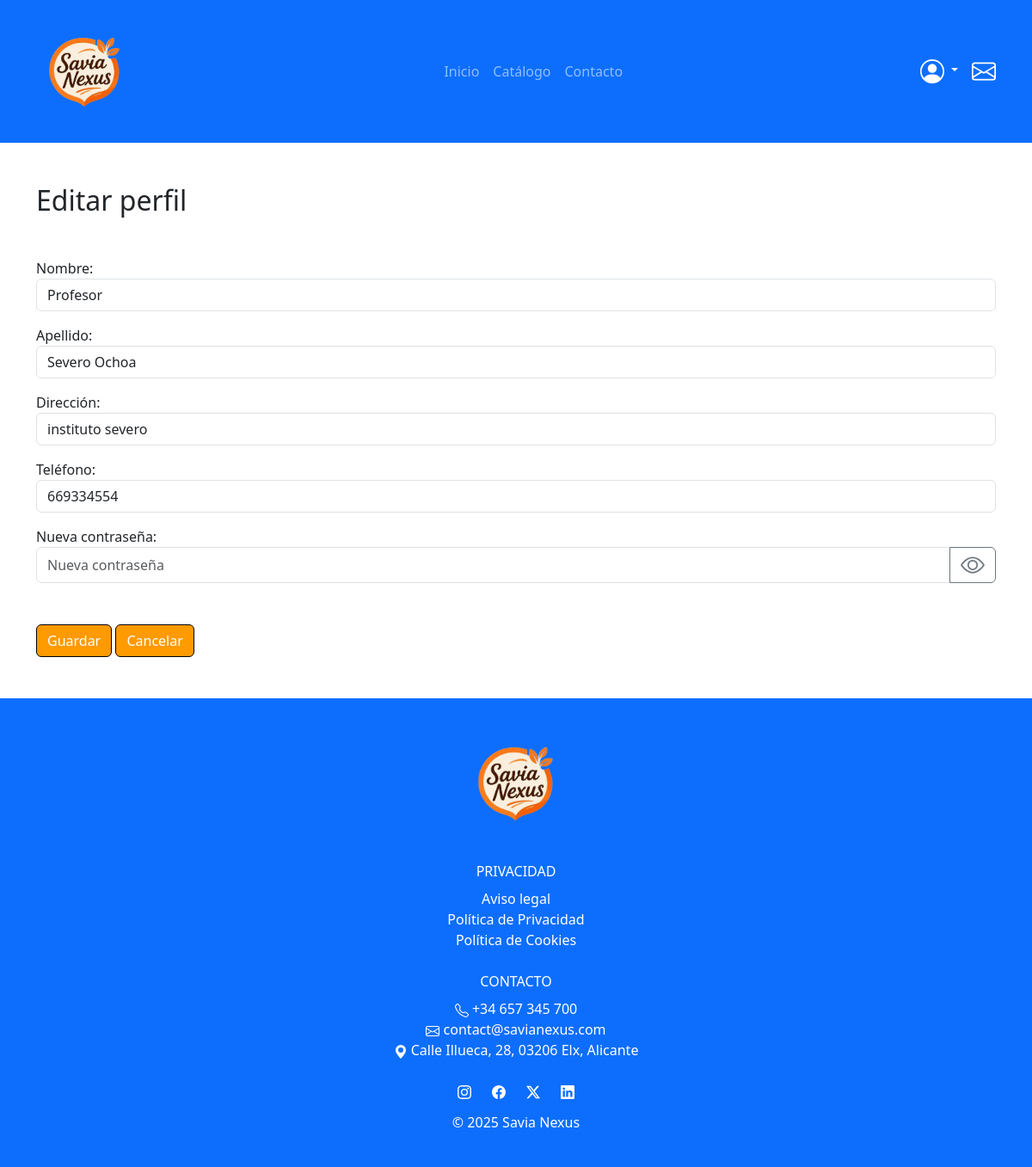
/user/profile_edit.php (signed in), run on the app's committed database.
### tables this page shows
CREATE TABLE `usuarios` (
  `dni` varchar(9) NOT NULL,
  `nombre` varchar(30) NOT NULL,
  `apellido` varchar(50) NOT NULL,
  `direccion` varchar(50) NOT NULL,
  `email` varchar(50) NOT NULL,
  `telefono` varchar(9) NOT NULL,
  `clave` varchar(250) NOT NULL,
  `rol` enum('cliente','empleado','admin') DEFAULT 'cliente',
  `activo` enum('activo','inactivo') DEFAULT 'activo'
);

### models/User.php (called while the page is built, shortened)
<?php
class User {
    private PDO $pdo;
    public function __construct(PDO $pdo) {
        $this->pdo = $pdo;
    }
    public function getByDni(string $dni) {
        $sql = "SELECT dni, nombre, apellido, direccion, email, telefono, rol, activo
                FROM usuarios
                WHERE dni = ?";
        $stmt = $this->pdo->prepare($sql);
        $stmt->execute([$dni]);
        return $stmt->fetch();
    }
}

### public/user/profile_edit.php (the view, shortened to what this page needs)
<?php
require_once __DIR__ . '/../../includes/config.php';
require_once __DIR__ . '/../../models/User.php';
$userModel = new User($pdo);
$dni = $_SESSION['dni'];
$user = $userModel->getByDni($dni);
?>
<?php include __DIR__ . '/../../includes/head.php'; ?>
<body>
    <?php include __DIR__ . '/../../includes/navbar.php'; ?>
    <div class="container mt-5 mb-5">
    <h2 class="mb-5">Editar perfil</h2>
    <form method="post">
        <label for="nombre">Nombre:</label>
        <input class="form-control mb-3" name="nombre" value="<?= htmlspecialchars($user['nombre']) ?>">
        <label for="apellido">Apellido:</label>
        <input class="form-control mb-3" name="apellido" value="<?= htmlspecialchars($user['apellido']) ?>">
        <label for="direccion">Dirección:</label>
        <input class="form-control mb-3" name="direccion" value="<?= htmlspecialchars($user['direccion']) ?>">
        <label for="telefono">Teléfono:</label>
        <input class="form-control mb-3" name="telefono" value="<?= htmlspecialchars($user['telefono']) ?>">
        <label for="clave">Nueva contraseña:</label>
        <div class="input-group mb-4">
            <input class="form-control" name="clave" type="password" minlength="8" placeholder="Nueva contraseña" id="passwordInput">
            <button class="btn btn-outline-secondary" type="button" id="togglePassword">
            </button>
        </div>
        <div class="mt-5">
            <button class="btn btn-primary">Guardar</button>
            <a href="dashboard.php" class="btn btn-primary">Cancelar</a>
        </div>
    </form>
</div>
    <?php include __DIR__ . '/../../includes/footer.php'; ?>
</body>
</html>

### public/assets/css/style.css (style rules this page uses)
:root { --primary-color: #FF9A00; --hover-color: #CC7A00; }
.btn-primary { background-color: var(--primary-color); border-color: black; }
a { text-decoration: none; color: black; }

### data on the page
usuarios: nombre "Profesor", apellido "Severo Ochoa", direccion "instituto severo", telefono "669334554"
